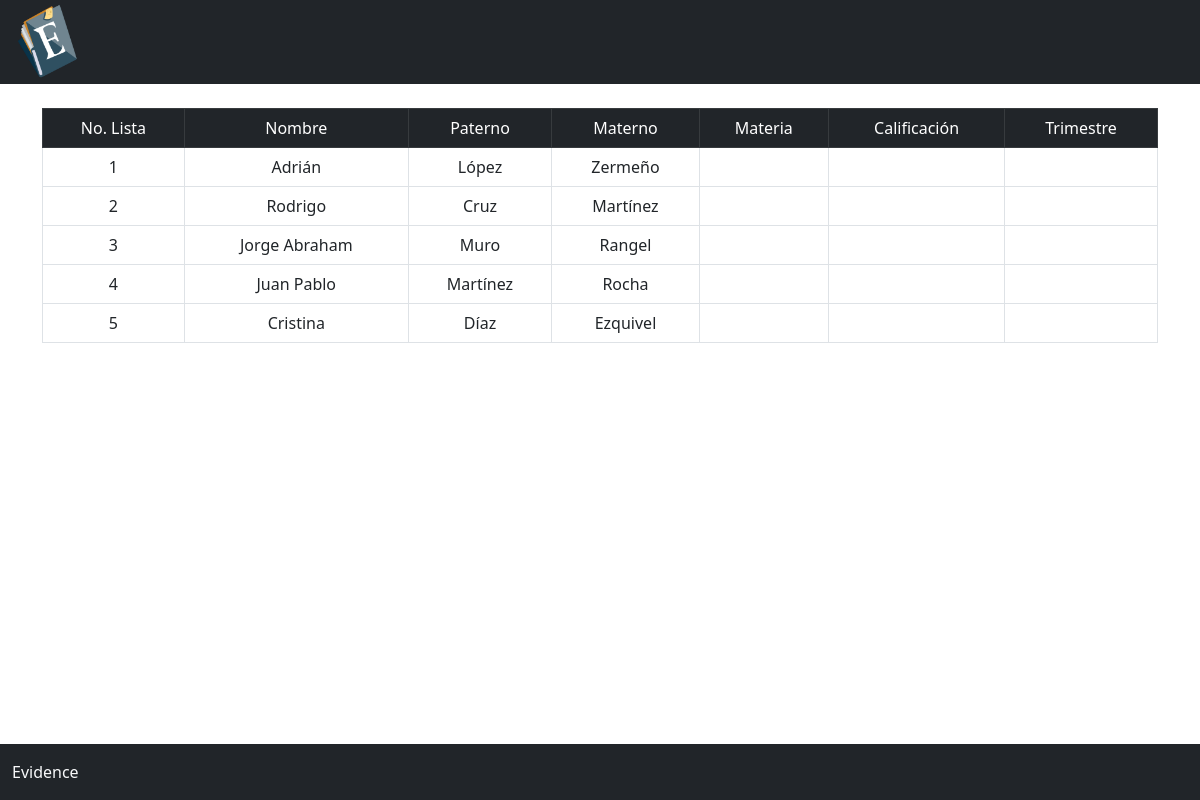
Page /Calificaciones.php on the earlier database version.
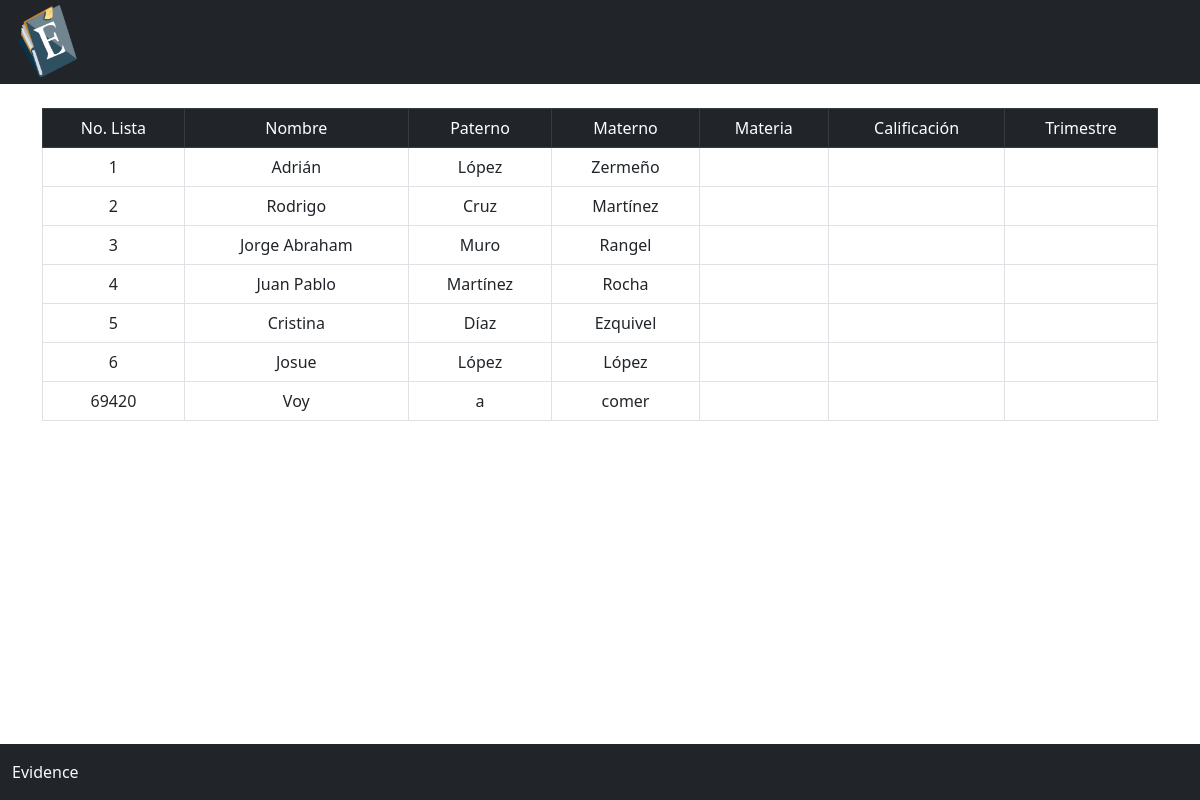
Same page on the later database version.
### tables this page shows
CREATE TABLE `alumno` (
  `No_lista` int(11) NOT NULL,
  `Nombre` varchar(50) DEFAULT NULL,
  `Apellido_pat` varchar(30) DEFAULT NULL,
  `Apellido_mat` varchar(30) DEFAULT NULL
);

### Calificaciones.php (the view)
<html>
    <head>
        <?php include 'header.php';
        include 'footer.php';    ?>
    </head>
    <body>
        <br>
        <div class="container">
            <table class="table table-bordered table-hover">
                <thead class="table-dark">
                    <tr align="center">
                        <td>No. Lista</td>
                        <td>Nombre</td>
                        <td>Paterno</td>
                        <td>Materno</td>
                        <td>Materia</td>
                        <td>Calificación</td>
                        <td>Trimestre</td>
                    </tr>
                </thead>
                <tbody align="center">
                    <?php
                        $conexion=mysqli_connect("localhost","root","","school");
                        $query="SELECT * FROM alumno";
                        $res=mysqli_query($conexion,$query);
                        while ($row=mysqli_fetch_array($res)){
                    ?>
                    <tr>
                        <td><?php echo($row['No_lista']); ?></td>
                        <td><?php echo($row['Nombre']); ?></td>
                        <td><?php echo($row['Apellido_pat']); ?></td>
                        <td><?php echo($row['Apellido_mat']); ?></td>
                        <td></td>
                        <td></td>
                        <td></td>
                    </tr>
                    <?php }?>
                </tbody>
            </table>
        </div>
    </body>
</html>

### header.php (shortened to what this page needs)
<!doctype html>
<html lang="es">
  <head>
    <link rel="stylesheet" href="https://cdn.jsdelivr.net/npm/bootstrap@5.0.2/dist/css/bootstrap.min.css">
    <link rel="stylesheet" href="https://cdn.jsdelivr.net/npm/bootstrap-icons@1.5.0/font/bootstrap-icons.css">
  </head>
  <body>
      <div class="container-fluid bg-warning">
          <div class="row">
              <div class="bg-dark">
                  <header class="text-light py-1">
                      <div class="row align-items-center">
                          <div class="col">
                              <a href="inicio.html">
                                  <img style="width: 100%;  height: auto;  max-width: 90px;" src="Bootstrap2/images/logo.png" alt="logo">
                              </a>
                          </div>
                      </div>
                  </header>
              </div>
          </div>
      </div>

### footer.php (shortened to what this page needs)
<footer class="container-fluid bg-dark fixed-bottom">
        <div class="row">
            <div class="col-md text-light  py-3">
                Evidence
            </div>
        </div>
    </footer>
  </body>
</html>

Differences in the rows shown:
added alumno: No_lista "6", Nombre "Josue", Apellido_pat "López", Apellido_mat "López"
added alumno: No_lista "69420", Nombre "Voy", Apellido_pat "a", Apellido_mat "comer"
